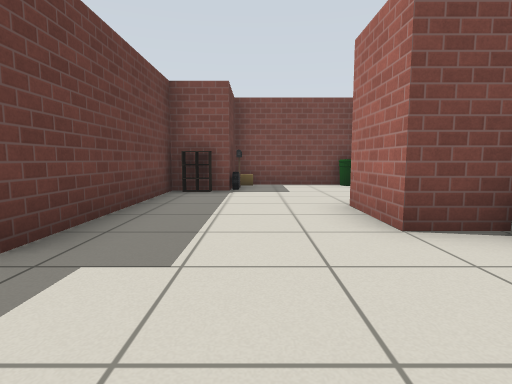
View 1 (above)

16 first-person views from a walk through a world built for the Gazebo simulator. The camera is 0.72 m above the floor, tilts 6° down and sees 80° across. The lines on the ground mark 1 m squares. The floor is counted in squares, 1 m on a side. Each view is taken from the middle of a square. On the plan, view 1 faces up. The plan holds only what a view shows up to about 10 squares ahead; the rest is blank. Gazebo's built-in surfaces are drawn with simple patterns. Some stock models are drawn as simple stand-ins.

View 2
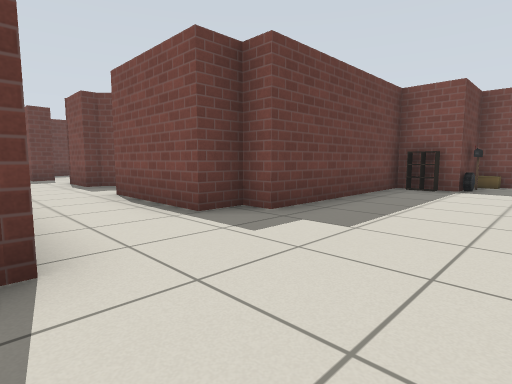

View 3
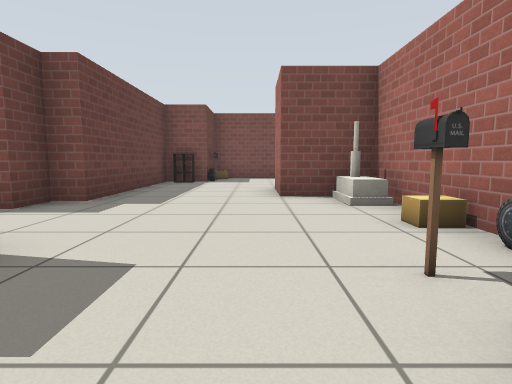

View 4
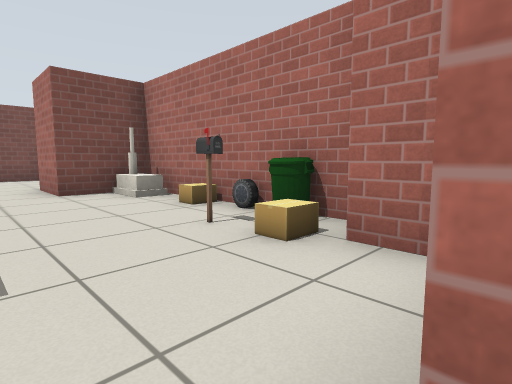

View 5
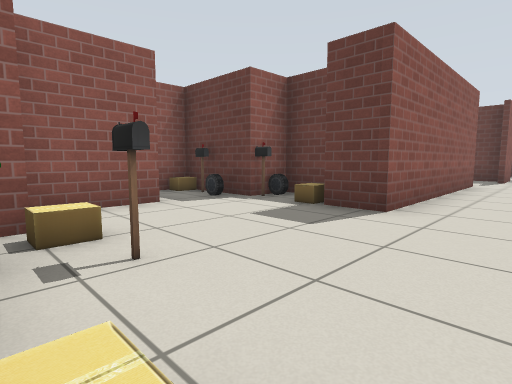

View 6
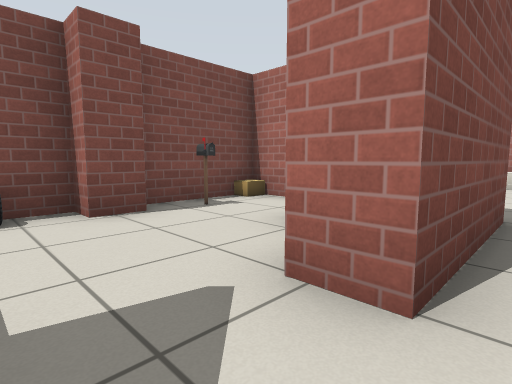

View 7
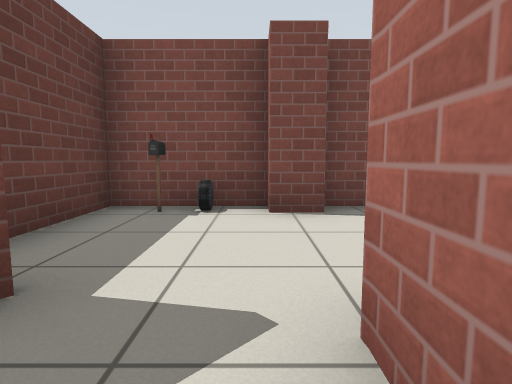

View 8
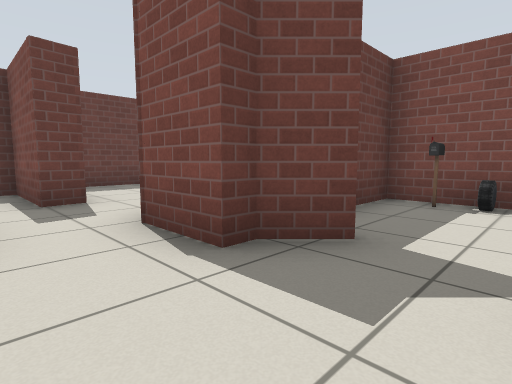

View 9
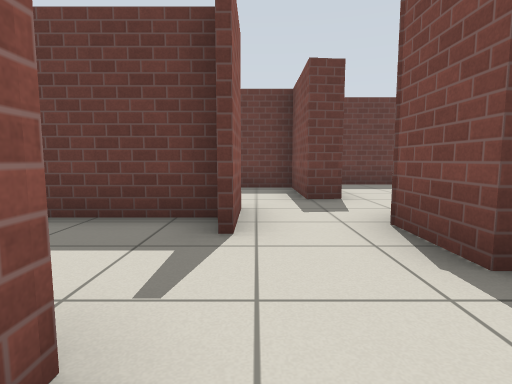

View 10
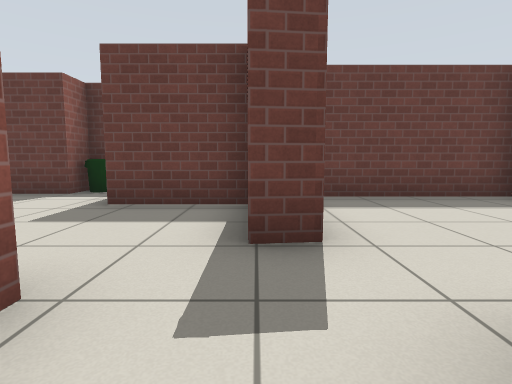

View 11
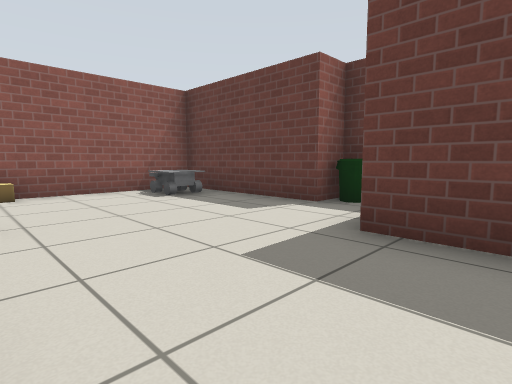

View 12
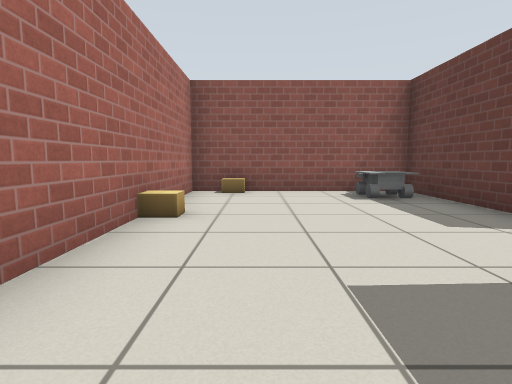

View 13
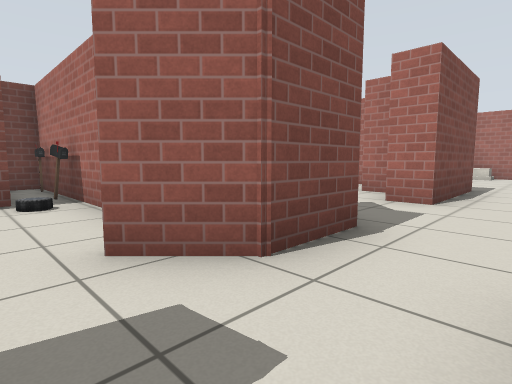

View 14
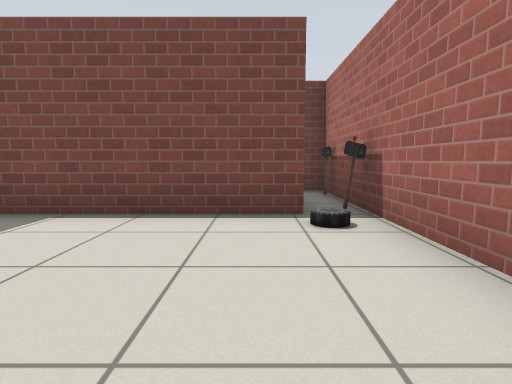

View 15
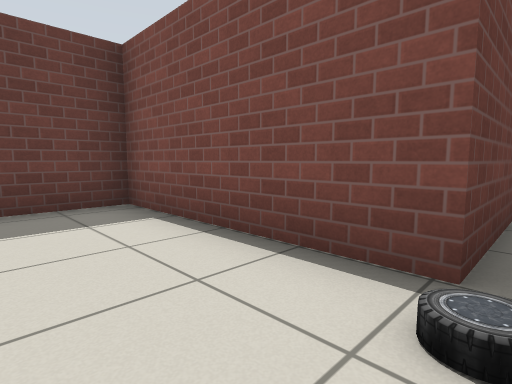

View 16
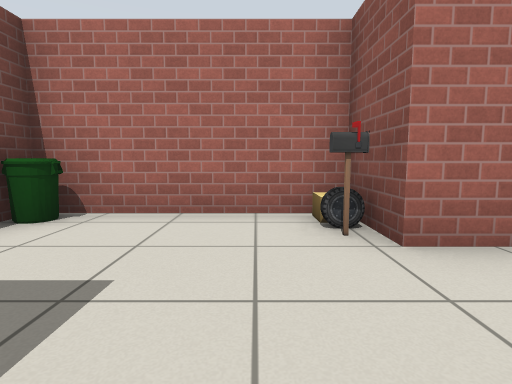

### Floor plan
Points are (right, up) in squares from view 1. A wall is a line through its corners. A room is listed if a view was taken in it or the views show most of it. See-through windows are left out.
Room 1 (views 1, 2, 3, 5, 6, 7, 8, 9, 16)
walls: (3.3, 3) (1.5, 3) (1.5, 4.6); (3.1, 5.5) (3.1, 8.5); (0.4, -3.9) (2.4, -3.9); (2.5, -3.4) (2.5, -2.6); (-7.3, 2.6) (-7.9, 1.9) (-7.9, 1.5); (2.5, 9) (-0.6, 9) (-0.6, 7.1) (-2, 7.1) (-2, 2.3) (-2.6, 2.3) (-2.6, 1.5) (-5.6, 1.5) (-5.6, 2.3); (-7, -0.7) (-1.2, -0.7) (-1.2, -1.5)
low walls: (-1, 6.8) (-1.8, 6.8)
ways out: opening at (-8, -1) to room 2; opening at (-0.5, -2.5) to room 2; opening at (-9.5, 1) to room 3; opening at (-6.5, 2) to room 5
objects: car (0, 7); other object (0, 8); cardboard box (0, 9); postbox (1, 5); cardboard box (2, -2); postbox (2, -1); car (2, 5); bin (3, -2); car (3, -1); cardboard box (3, 0); house (3, 2); cardboard box (3, 5)
Room 2 (view 4)
walls: (-1.2, -5.7) (-0.4, -5.7); (-9.8, -0.4) (-9.8, -2.6)
ways out: opening at (-8, -1) to room 1; opening at (-0.5, -2.5) to room 1
objects: car (-2, -3); cardboard box (-1, -5); car (-1, -4); postbox (-1, -3); cardboard box (-1, -2); postbox (0, -5)
Room 3 (views 10, 11, 12, 13)
walls: (-15.5, -3.4) (-15.5, -7.1) (-12.4, -7.1); (-10.6, -0.2) (-8.9, -0.2); (-10.5, -6.9) (-10.5, -1.6); (-11.6, 1.6) (-11.6, 0.9) (-13.9, 0.9) (-13.9, -1.5); (-11.6, 1.7) (-11.6, 0.9); (-7.9, 1.5) (-9.4, 1.5) (-10.2, 2.4)
ways out: opening at (-9.5, 1) to room 1; opening at (-11, 1) to room 4
objects: bin (-16, -3); other object (-15, -6) to (-14, -6); cardboard box (-12, -7) to (-11, -7); cardboard box (-11, -4)
Room 4 (views 14, 15)
walls: (-9.4, 3.8) (-9.4, 9) (-10.1, 9); (-10.4, 8.4) (-10.4, 6) (-15, 6) (-15, 2.2)
ways out: opening at (-11, 1) to room 3
objects: car (-10, 5); postbox (-10, 6); postbox (-10, 8)
Room 5 (no view inside)
walls: (-5, 5.1) (-5.8, 5.1) (-5.8, 5.7) (-8.3, 5.7) (-8.3, 3.6); (-4.2, 2.6) (-4.2, 3.4)
ways out: opening at (-6.5, 2) to room 1; opening at (-4.5, 4) to room 6
objects: postbox (-8, 5); car (-7, 5)
Room 6 (no view inside)
walls: (-2.4, 4.1) (-2.4, 5.7) (-5, 5.7)
ways out: opening at (-4.5, 4) to room 5
objects: postbox (-4, 5); cardboard box (-3, 6)

Positions as (right, up) in squares from view 1, and headings:
1: (0, 0), facing up
2: (1, -1), facing up-left
3: (1, -3), facing up
4: (0, -4), facing up-right
5: (3, 1), facing down-left
6: (-7, 1), facing up-right
7: (-6, 1), facing up
8: (-6, 0), facing up-left
9: (-6, 0), facing left
10: (-9, 1), facing left
11: (-11, 0), facing down-left
12: (-12, 0), facing down
13: (-11, 0), facing up-right
14: (-11, 2), facing up
15: (-10, 4), facing up-left
16: (-1, 6), facing right
